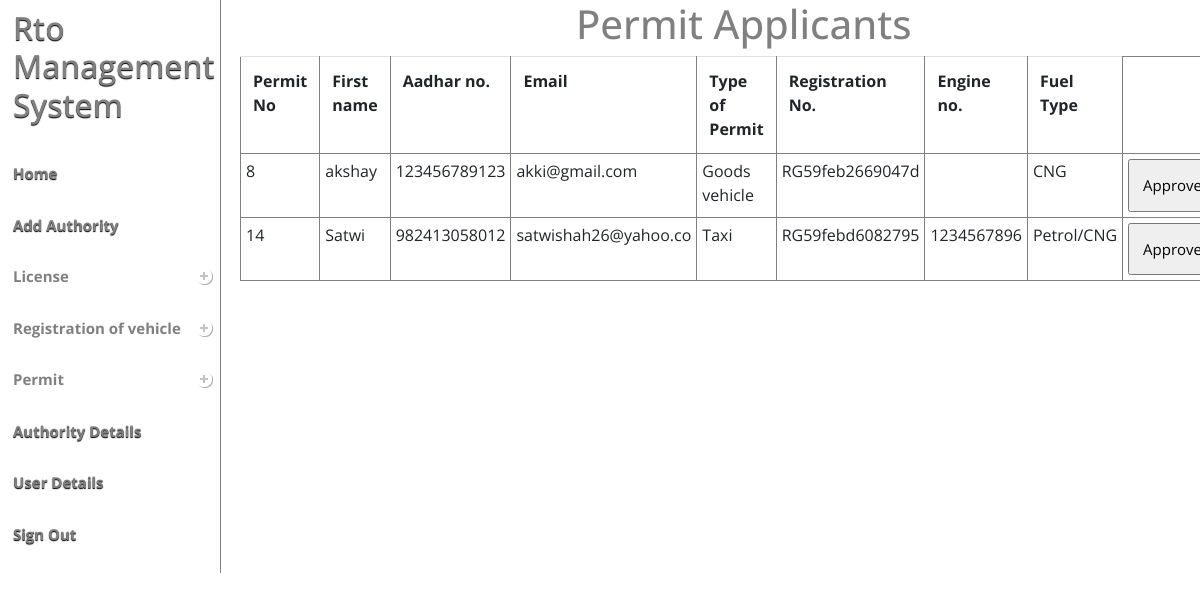
The app's page /rto_mng_system1/rto_mng_system1/admin/vehicle_permit.php with its own data.
### tables this page shows
CREATE TABLE `permit` (
  `P_id` int(11) NOT NULL,
  `type_of_permit` varchar(20) NOT NULL,
  `REG_id` int(11) NOT NULL,
  `reg_no` text NOT NULL,
  `U_id` int(11) NOT NULL,
  `approval_status` tinyint(1) NOT NULL
);

CREATE TABLE `user` (
  `U_id` int(11) NOT NULL,
  `Name` text NOT NULL,
  `email` varchar(20) NOT NULL,
  `Address` text NOT NULL,
  `Aadharno` bigint(11) NOT NULL,
  `Gender` tinyint(1) NOT NULL,
  `Contact` bigint(10) NOT NULL
);

CREATE TABLE `reg_motor_result` (
  `REG_id` int(11) NOT NULL,
  `reg_no` text NOT NULL,
  `dl_no` text NOT NULL,
  `U_id` int(11) NOT NULL,
  `Engine_no` bigint(11) NOT NULL,
  `A_id` int(11) NOT NULL
);

### rto_mng_system1/rto_mng_system1/admin/vehicle_permit.php (the view, shortened to what this page needs)
<!DOCTYPE html PUBLIC "-//W3C//DTD XHTML 1.0 Transitional//EN" >
<?php
   include('index.php');
?>
<html>
<head>
<link rel="stylesheet" type="text/css" href="menu.css" />
</head>
<body >
<div style="margin-left:48%;margin-top:%;font-family: 'Open Sans', sans-serif;color:gray"><h1>Permit Applicants</h1></div>
<div >
<table class="table" style="border:1px solid gray;overflow-y:scroll;!important">
  <tr >
    <th>Permit No</th>
    <th>First name</th>
	<th>Aadhar no.</th>
    <th>Email</th>
    <th>Type of Permit</th>
    <th>Registration No.</th>
    <th>Engine no.</th>
    <th>Fuel Type</th>
  </tr>
  <?php
	   $sql2 = "SELECT * FROM `permit` WHERE `approval_status`= 0";
	   $result2 = mysql_query($sql2);
      while($row2 = mysql_fetch_array($result2))
	  {
		$u_id = $row2['U_id'];
		$reg_id = $row2['REG_id'];
		$reg_no = $row2['reg_no'];
	   $sql3 = "SELECT * FROM `user` WHERE `U_id`= '$u_id'";
	   $result3 = mysql_query($sql3);
	  $row3 = mysql_fetch_array($result3);
	  $sql5 = "SELECT * FROM `reg_motor_result` WHERE `reg_no` = '$reg_no'";
	   $result5 = mysql_query($sql5);
	  $row5 = mysql_fetch_array($result5);
  $sql7 = "SELECT * FROM `reg_motor_vehicle` WHERE `REG_id` = '$reg_id'";
	   $result7 = mysql_query($sql7);
	  $row7 = mysql_fetch_array($result7);
  ?>
  <form method="POST" action="vehicle_permit_approval.php">
  <tr>
    <td><?php echo $row2['P_id'];?></td>
    <td><?php echo $row3['Name'];?></td>
	 <td><?php echo $row3['Aadharno'];?></td>
    <td><?php echo $row3['email'];?></td>
	 <td><?php
	if($row2['type_of_permit'] == "0")
		{echo "Cab";}
	else if($row2['type_of_permit'] == 1)
	   {echo "Taxi";}
   else if($row2['type_of_permit'] == 2)
	   {echo "Private passenger service";}
   else if($row2['type_of_permit'] == '3')
	   {echo "School bus";}
   else if($row2['type_of_permit'] == 	4)
	   {echo "Goods vehicle";}
   else if($row2['type_of_permit'] == 	5)
	   {echo "National goods";}
	else
	   {echo "Other type";}
	?></td>
     <td><?php echo $reg_no;?></td>
    <td><?php echo $row5['Engine_no'];?></td>
	 <td><?php
	if($row7['fuel_type'] == "0")
		{echo "Petrol";}
	else if($row7['fuel_type'] == 1)
	   {echo "Diesel";}
   else if($row7['fuel_type'] == 2)
	   {echo "CNG";}
   else if($row7['fuel_type'] == '3')
	   {echo "Petrol/Diesel";}
   else if($row7['fuel_type'] == 	4)
	   {echo "Petrol/CNG";}
else{
		echo "Other fuel_type";
}
		?></td>
    <td><input type="submit" name="submit" value = "Approve" style="padding:13px;width:100%;font-size:15px;"></td>
   </form>
  <?php
	  }
  ?>
</table>
</div>
</body>
</html>

### rto_mng_system1/rto_mng_system1/admin/index.php (style rules this page uses)
body { overflow-x:scroll; }

### rto_mng_system1/rto_mng_system1/admin/vehicle_permit.php (style rules this page uses)
.table { position:fixed; z-index:999; padding:0px; margin-left:20%; margin-top:0%; font-family: 'Open Sans', sans-serif; width:77%; height:auto; overflow-y:scroll; }
.table td,th,tr { border:1px solid gray; padding:5px; }

### records on screen
permit: P_id "8", U.Name "akshay", U.Aadharno "123456789123", U.email "akki@gmail.com", type_of_permit "Goods vehicle", reg_no "RG59feb2669047d", shows "CNG"
permit: P_id "14", U.Name "Satwi", U.Aadharno "982413058012", U.email "satwishah26@yahoo.co", type_of_permit "Taxi", reg_no "RG59febd6082795", reg_motor_result.Engine_no "1234567896", shows "Petrol/CNG"
